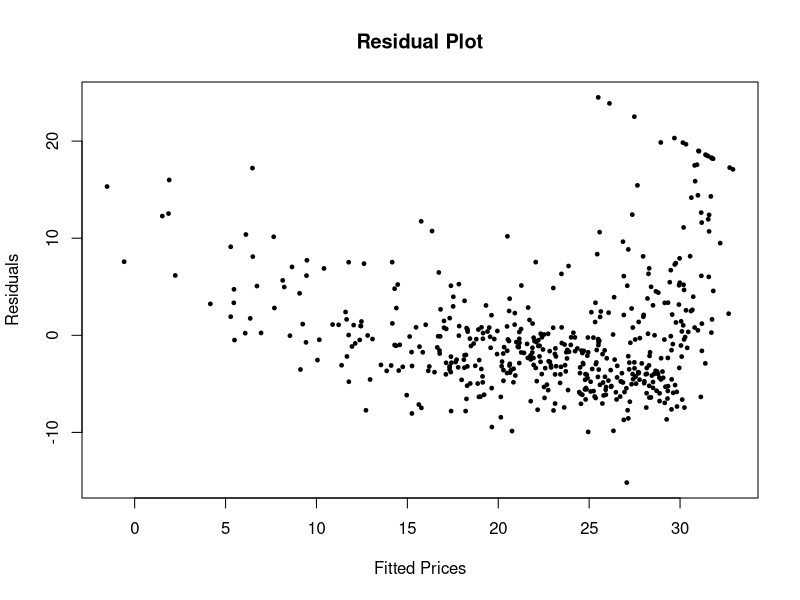

Source code (R):
# install.packages("MASS")
library(MASS)
data(Boston)
help(Boston)

PCH = 19
CEX = 0.5
COL = "black"

X = Boston$lstat
Y = Boston$medv
########################################################################################################################

### PROBLEM-E ##########################################################################################################

fit = lm(Y ~ X)
# Residual plot
plot(x=fit$fitted.values,
     y=fit$residuals,
     xlab="Fitted Prices",
     ylab="Residuals",
     pch=PCH,
     cex=CEX,
     main="Residual Plot")
